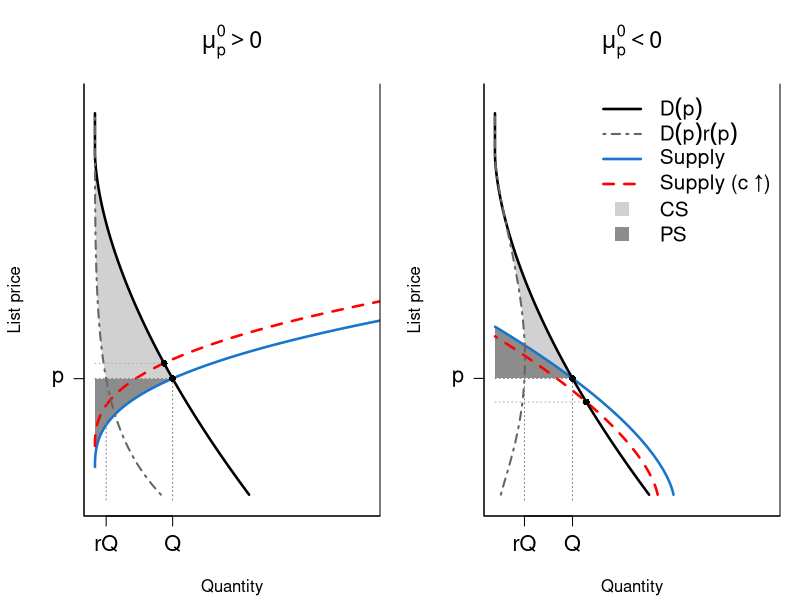

Source code (R):
## CS/PS figure: mu_p^0 > 0 vs mu_p^0 < 0 (with supply shift / pass-through)
## Graph 1 (mu_p^0 > 0): supply S(mu^s(p)) is increasing (curved).
## Graph 2 (mu_p^0 < 0): supply is a CURVED, MONOTONE DECREASING, elastic
## line; a cost increase shifts it left and the equilibrium price FALLS
## (negative pass-through). D(p)r(p) is curved in both panels. The shaded
## CS and PS regions are the CHANGES (Delta CS, Delta PS) between the two
## equilibria. See
## conversation_cursor/202610/20261013/revise_cs_ps_supply_shift_figure.md.

script_arg <- grep("^--file=", commandArgs(trailingOnly = FALSE), value = TRUE)
script_path <- normalizePath(sub("^--file=", "", script_arg), winslash = "/")
output_dir <- file.path(dirname(dirname(script_path)), "output")
dir.create(output_dir, recursive = TRUE, showWarnings = FALSE)

## ---- Parameters --------------------------------------------------------
handling_cost <- 0.25
a_supply <- 0.4
b_supply <- 2.5

## ---- Curves ------------------------------------------------------------
demand_quantity <- function(price) {
  1.5 * pmax(1 - price / 1.3, 0)^1.65
}

## Return rates: decreasing for mu_p^0 > 0 (selection dominates), increasing
## for mu_p^0 < 0 (behavioral dominates). Both give a visibly curved D(p)r(p).
return_rate_pos <- function(price) 0.45 * exp(-2.5 * price)
return_rate_neg <- function(price) 0.03 + 0.9 * price^1.2

effective_margin <- function(price, return_rate) {
  r <- return_rate(price)
  (1 - r) * price - r * handling_cost
}

quantity_supplied <- function(price, return_rate, cost = 0) {
  gap <- effective_margin(price, return_rate) - cost
  (pmax(gap, 0) / a_supply)^b_supply
}

## Curved, monotone DECREASING, elastic supply for the mu_p^0 < 0 panel:
## Q_s(p) = A * (1 - (p/B)^c), c > 1 for curvature, zero at p = B.
supply_A <- 1.7
supply_B <- 0.65
supply_c <- 1.6
supply_down <- function(price) {
  pmax(supply_A * (1 - (price / supply_B)^supply_c), 0)
}
## Cost increase shifts this supply LEFT (less Q at each price).
supply_down_after <- function(price, shift) {
  pmax(supply_down(price) - shift, 0)
}

crossing_price <- function(price_grid, supply_fn) {
  excess <- demand_quantity(price_grid) - supply_fn(price_grid)
  sign_change <- which(excess[-1] * excess[-length(excess)] <= 0)
  if (length(sign_change) < 1) return(NA)
  price_grid[sign_change[1]]
}

## ---- Drawing ----------------------------------------------------------
draw_panel <- function(return_rate, panel_title, supply_type = "up",
                       cost_shift = 0.08, shift_qty = 0.15, label = "") {
  price_grid <- seq(0.02, 1.45, length.out = 1500)

  if (supply_type == "up") {
    supply_fn  <- function(p) quantity_supplied(p, return_rate)
    supply_new <- function(p) quantity_supplied(p, return_rate, cost = cost_shift)
  } else {
    supply_fn  <- supply_down
    supply_new <- function(p) supply_down_after(p, shift_qty)
  }

  price_eq  <- crossing_price(price_grid, supply_fn)
  price_new <- crossing_price(price_grid, supply_new)
  cat("  ", label, " equilibrium: p* =", round(price_eq, 3),
      " Q* =", round(demand_quantity(price_eq), 3), "\n")
  cat("  ", label, " after-cost equilibrium: p* =", round(price_new, 3),
      " Q* =", round(demand_quantity(price_new), 3), "\n")

  quantity_demand    <- demand_quantity(price_grid)
  quantity_returned   <- quantity_demand * return_rate(price_grid)
  quantity_supply     <- supply_fn(price_grid)
  quantity_supply_new <- supply_new(price_grid)

  q_max <- 2.6
  plot(x = NA, xlim = c(0, q_max), ylim = c(0, 1.5), xlab = "", ylab = "", bty = "l",
       xaxt = "n", yaxt = "n")

  q_eq  <- demand_quantity(price_eq)
  q_new <- demand_quantity(price_new)
  rQ_eq <- quantity_returned[which.min(abs(price_grid - price_eq))]

  ## Absolute CS: area between D(p) and D(p)r(p) ABOVE the baseline price p*.
  above <- price_grid >= price_eq
  polygon(
    x = c(quantity_demand[above], rev(quantity_returned[above])),
    y = c(price_grid[above], rev(price_grid[above])),
    col = gray(0.82), border = NA
  )

  ## Absolute PS: area between the baseline supply curve and the price line p*.
  if (supply_type == "up") {
    ps_idx <- which(quantity_supply > 0 & price_grid <= price_eq)
  } else {
    ps_idx <- which(quantity_supply > 0 & price_grid >= price_eq)
  }
  polygon(
    x = c(quantity_supply[ps_idx], 0),
    y = c(price_grid[ps_idx], price_eq),
    col = gray(0.55), border = NA
  )

  ## Supply curves (blue solid, red dashed after cost), where Q > 0.
  pos <- quantity_supply > 0
  pos_new <- quantity_supply_new > 0
  lines(x = quantity_supply[pos], y = price_grid[pos], lwd = 2.5, col = "dodgerblue3")
  lines(x = quantity_supply_new[pos_new], y = price_grid[pos_new], lwd = 2.5, lty = 2, col = "red")

  lines(x = quantity_demand, y = price_grid, lwd = 2.5)
  lines(x = quantity_returned, y = price_grid, lwd = 2, lty = 4, col = gray(0.4))

  ## Equilibrium points and price lines.
  segments(x0 = 0, x1 = q_eq,  y0 = price_eq,  y1 = price_eq,  lty = 3, col = gray(0.5))
  segments(x0 = 0, x1 = q_new, y0 = price_new, y1 = price_new, lty = 3, col = gray(0.7))
  segments(x0 = q_eq,  x1 = q_eq,  y0 = 0, y1 = price_eq, lty = 3, col = gray(0.5))
  segments(x0 = rQ_eq, x1 = rQ_eq, y0 = 0, y1 = price_eq, lty = 3, col = gray(0.5))
  points(x = c(q_eq, q_new), y = c(price_eq, price_new), pch = 16, cex = 0.9)

  ## Axis labels: only Q, rQ (x) and p (y) at the baseline equilibrium.
  axis(1, at = c(rQ_eq, q_eq), labels = c(expression(r * Q), expression(Q)), cex.axis = 1.3)
  axis(2, at = price_eq, labels = expression(p), las = 1, cex.axis = 1.3)

  title(main = panel_title, cex.main = 1.4)
  title(xlab = "Quantity", ylab = "List price")
  box(bty = "u")
}

draw_legend <- function() {
  legend(
    x = "topright",
    legend = c(
      expression(D(p)),
      expression(D(p) * r(p)),
      "Supply",
      "Supply (c \U2191)",
      "CS",
      "PS"
    ),
    lty = c(1, 4, 1, 2, NA, NA),
    lwd = c(2.5, 2, 2.5, 2.5, NA, NA),
    pch = c(NA, NA, NA, NA, 15, 15),
    pt.cex = c(NA, NA, NA, NA, 1.8, 1.8),
    col = c("black", gray(0.4), "dodgerblue3", "red", gray(0.82), gray(0.55)),
    bty = "n", cex = 1.25
  )
}

mu_p_diagnostic <- function(return_rate, label) {
  pg <- seq(0.04, 1.45, length.out = 200)
  r_vals <- return_rate(pg)
  r_prime <- c(diff(r_vals) / diff(pg), tail(diff(r_vals) / diff(pg), 1))
  mu_p <- 1 - r_vals - (pg + handling_cost) * r_prime
  cat(label, "mu_p^0 range on [0.04, 1.45]:", range(mu_p), "\n")
}

save_figure <- function() {
  layout(mat = matrix(c(1, 2), nrow = 1), widths = c(1, 1))
  par(mar = c(4.2, 4.2, 4.2, 1), family = "sans", las = 1)

  mu_p_diagnostic(return_rate_pos, "mu_p^0 > 0 panel:")
  draw_panel(return_rate = return_rate_pos, panel_title = expression(mu[p]^0 > 0),
             supply_type = "up", cost_shift = 0.08, label = "mu_p>0")

  mu_p_diagnostic(return_rate_neg, "mu_p^0 < 0 panel:")
  draw_panel(return_rate = return_rate_neg, panel_title = expression(mu[p]^0 < 0),
             supply_type = "down", shift_qty = 0.15, label = "mu_p<0")
  draw_legend()
}

png(file = file.path(output_dir, "cs_ps_mu_sign.png"), width = 10.5, height = 5, units = "in", res = 180)
save_figure()
dev.off()
